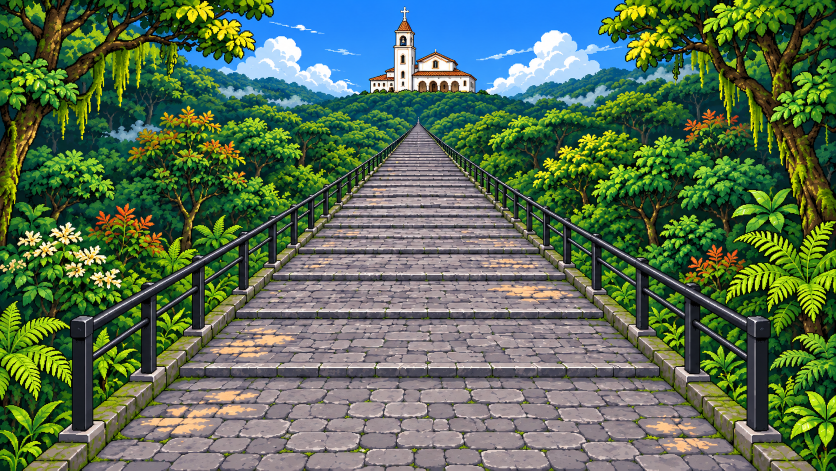
#> input picture src/scenes/monserrate/source/background-v2.png, 1672 x 941 px, found by its file name (shown at 1/2 size)
$ python prepare-monserrate-fence.py
#> lines starting #> are read from the running program, lines starting #| are printed output that depends on the picture; after the words box and inside, x2 and y2 are one past the last pixel; in counts of white or black regions, pixels touching at a corner belong together
"""Extract the existing metal railing pixels for foreground occlusion.

No new artwork: retain source RGB and isolate neutral, blue-gray metal only
inside the two railing corridors of the original background.
"""
from pathlib import Path
from PIL import Image
import numpy as np
from scipy import ndimage

ROOT=Path(__file__).resolve().parents[1]
GAME=ROOT/'src/scenes/monserrate/game'
im=Image.open(GAME/'background-v2.png').convert('RGBA')
a=np.array(im);rgb=a[:,:,:3].astype(float);r,g,b=rgb[:,:,0],rgb[:,:,1],rgb[:,:,2]
#> after `r, g, b = (rgb[:, :, 0], rgb[:, :, 1], rgb[:, :, 2])`:
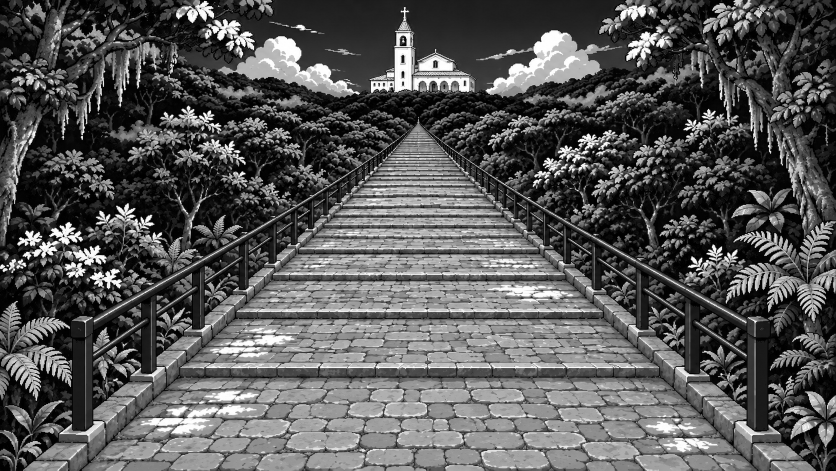
#> r: shape (941, 1672) float64 (shown at 1/2 size); min 0, max 255, mean 87.3
#> after `r, g, b = (rgb[:, :, 0], rgb[:, :, 1], rgb[:, :, 2])`:
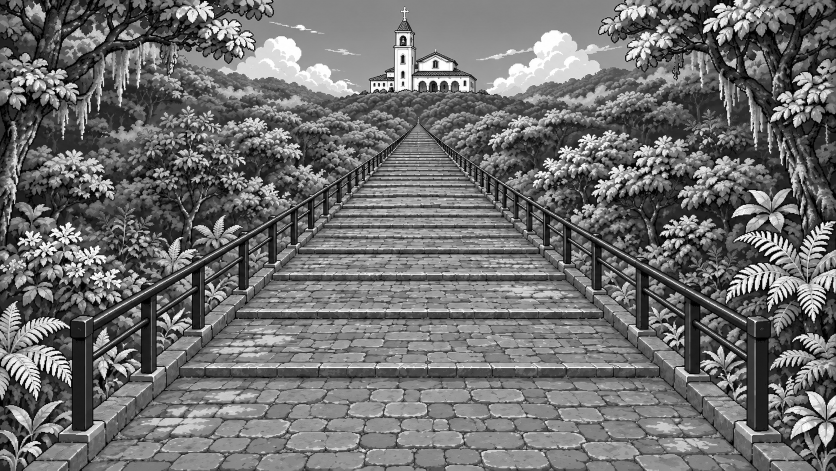
#> g: shape (941, 1672) float64 (shown at 1/2 size); min 0, max 255, mean 110.7
#> after `r, g, b = (rgb[:, :, 0], rgb[:, :, 1], rgb[:, :, 2])`:
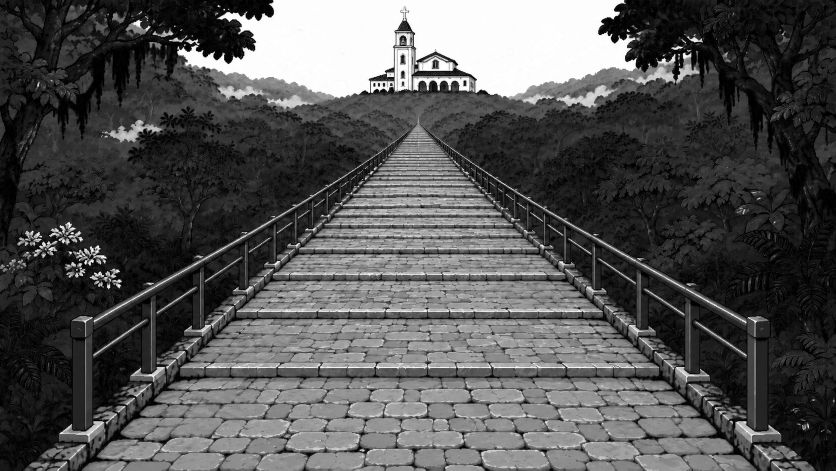
#> b: shape (941, 1672) float64 (shown at 1/2 size); min 0, max 255, mean 83.4
y,x=np.mgrid[:540,:960];depth=np.maximum(0,(y-140)/400)
outer=480-720*depth;inner=480-405*depth
left=(x>=outer-20)&(x<=inner+20)
right=(x<=960-outer+20)&(x>=960-inner-20)
corridor=(y>=140)&(left|right)
neutral=(b>=r*.9)&(b>=g*.88)&(g>=r*.92)&((rgb.max(2)-rgb.min(2))<45)&(rgb.max(2)<210)
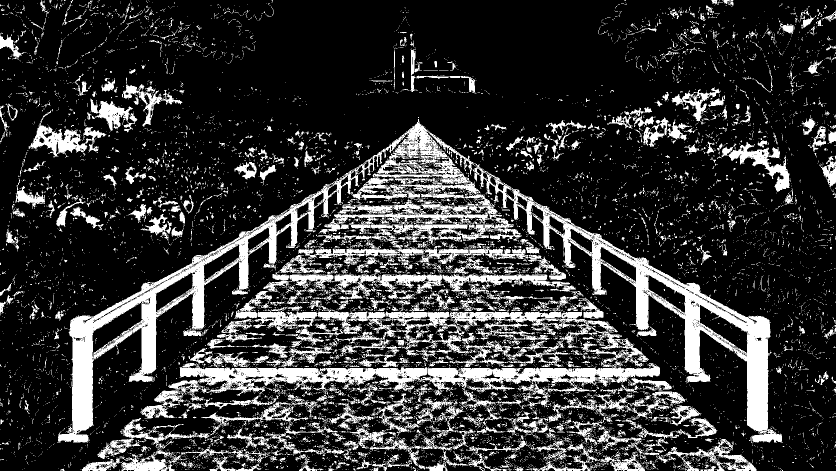
#> neutral: shape (941, 1672) bool (shown at 1/2 size); 21% white; 11059 white regions (10308 under 20 px), largest, box (x1, y1, x2, y2) and area: (114, 238, 1566, 886) 85884, (281, 590, 1344, 837) 57797, (596, 383, 1132, 560) 21721
#> (the run stopped early here; a loop or call above may not have finished)
